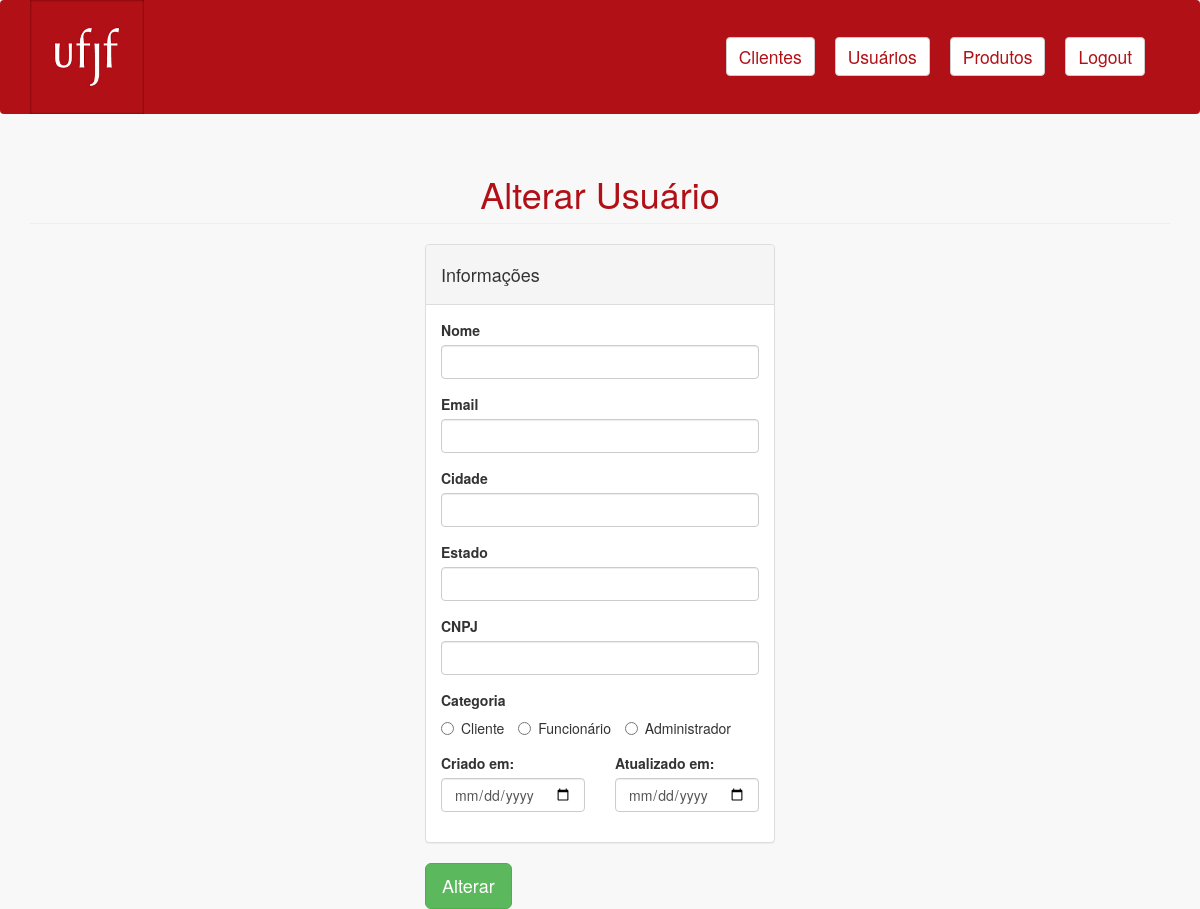
/admin/alterar-usuario.php, run on an earlier commit of the app's database.
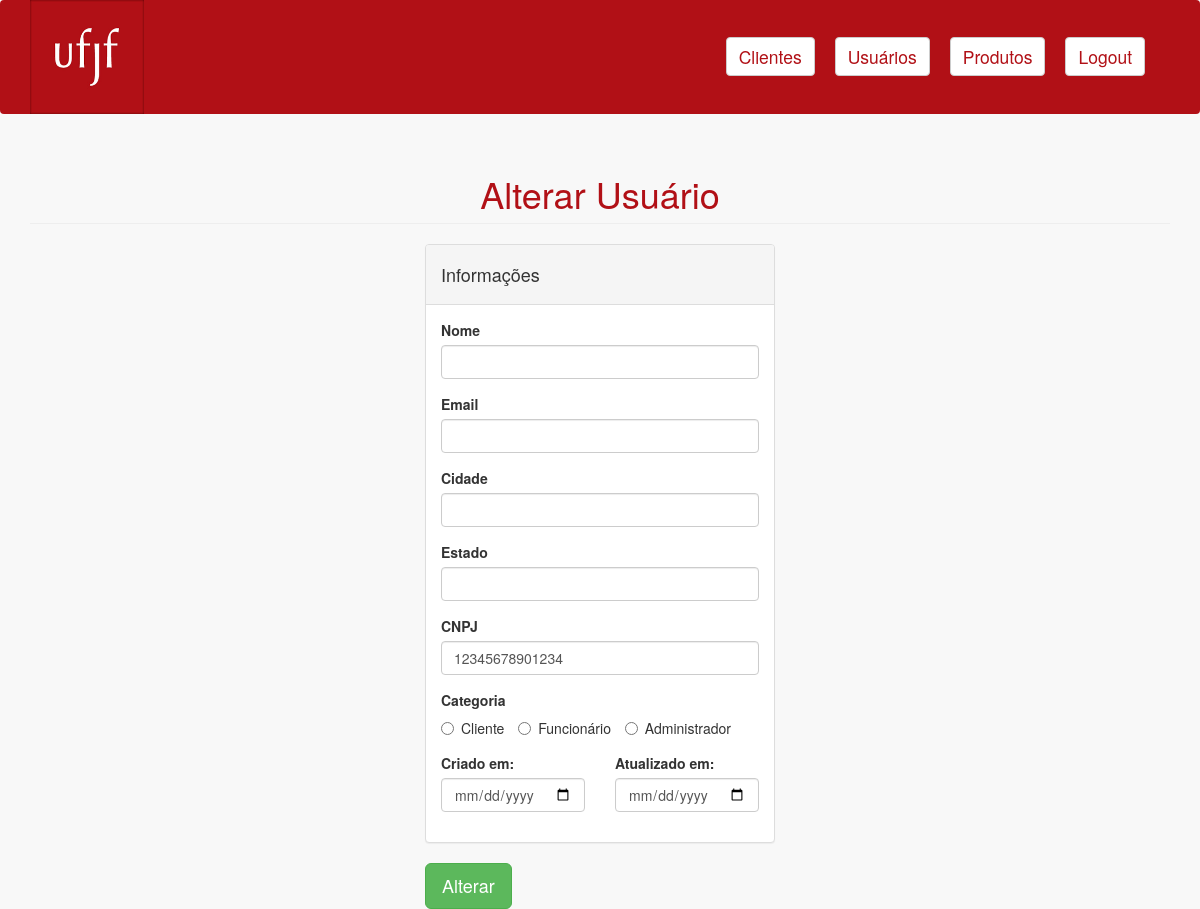
And on a later commit of the database.
### tables this page shows
CREATE TABLE `clientes` (
  `id` int(10) UNSIGNED NOT NULL,
  `cnpj` varchar(14) NOT NULL
);

### admin/includes/functions.php (called while the page is built, shortened)
<?php
function buscaUsuarioPeloId($connect, $id){
	$result = mysqli_query($connect, "select * from usuarios where id = '{$id}'");
	return mysqli_fetch_assoc($result);
}
function buscaClientePeloId($connect, $id){
    $result = mysqli_query($connect, "select * from clientes where id = '{$id}'");
    return mysqli_fetch_assoc($result);
}

### admin/alterar-usuario.php (the view, shortened to what this page needs)
<?php include("header.php");
include("includes/connect.php");
include("includes/functions.php");
include("menu.php");
$usuario = buscaUsuarioPeloId($connect, $_GET['id']);
$cliente =  buscaClientePeloId($connect, $_GET['id']);
?>
<div class="container">
	<form action="atualizar-usuario.php" method="post" enctype="multipart/form-data">
		<h1 style="color: #b11016;" class="page-header">Alterar Usuário</h1>
		<div class="col-md-4">
		</div>
		<div class="col-md-4">
			<div class="panel panel-default">
				<div class="panel-heading">
					<h4>Informações</h4>
				</div>
				<div class="panel-body">
					<div class="row">
						<div role="form">
							<div class="col-md-12">
								<div class="form-group">
									<label>Nome</label>
									<input class="form-control" name="nome" value="<?=$usuario['nome']?>" required>
								</div>
							</div>
							<div class="col-md-12">
								<div class="form-group">
									<label>Email</label>
									<input class="form-control" name="email" value="<?=$usuario['email']?>" required>
								</div>
							</div>
                            <div class="col-md-12">
                                <div class="form-group">
                                    <label>Cidade</label>
                                    <input class="form-control" name="cidade" value="<?=$usuario['cidade']?>" required>
                                </div>
                            </div>
                            <div class="col-md-12">
                                <div class="form-group">
                                    <label>Estado</label>
                                    <input class="form-control" name="estado" value="<?=$usuario['estado']?>" required>
                                </div>
                            </div>
                            <div class="col-md-12">
                                <div class="form-group">
                                    <label>CNPJ</label>
                                    <input class="form-control" name="cnpj" value="<?=$cliente['cnpj']?>" required>
                                </div>
                            </div>
							<div class="col-md-12">
							<div class="form-group">
									<label>Categoria</label><br/>
									<label class="radio-inline">
										<input type="radio" name="categoria" id="optionsRadiosInline1" value="cliente"
										<?php if($usuario['categoria'] == 'cliente') { ?>
											checked
										<?php
										} ?>
										>Cliente</label>
									<label class="radio-inline">
										<input type="radio" name="categoria" id="optionsRadiosInline2" value="funcionario"
										<?php if($usuario['categoria'] == 'funcionario') { ?>
											checked
										<?php
										} ?>
										>Funcionário</label>
									<label class="radio-inline">
										<input type="radio" name="categoria" id="optionsRadiosInline2" value="administrador"
										<?php if($usuario['categoria'] == 'administrador') { ?>
											checked
										<?php
										} ?>
										>Administrador</label>
								</div>
							</div>
							</div>
							<div class="col-xs-6 col-md-6">
								<div class="form-group">
									<label>Criado em:</label>
									<input type="date" class="form-control" name="created_at" value="<?=$usuario['created_at']?>">
								</div>
							</div>
							<div class="col-xs-6 col-md-6">
								<div class="form-group">
									<label>Atualizado em:</label>
									<input type="date" class="form-control" name="updated_at" value="<?=$usuario['updated_at']?>">
								</div>
							</div>
						</div>
					</div>
				</div>
				<button type="submit" class="btn btn-success btn-lg">Alterar</button>
			</div>
		</div>

What changed in the data, as far as the page shows it:
added clientes: cnpj "12345678901234"
